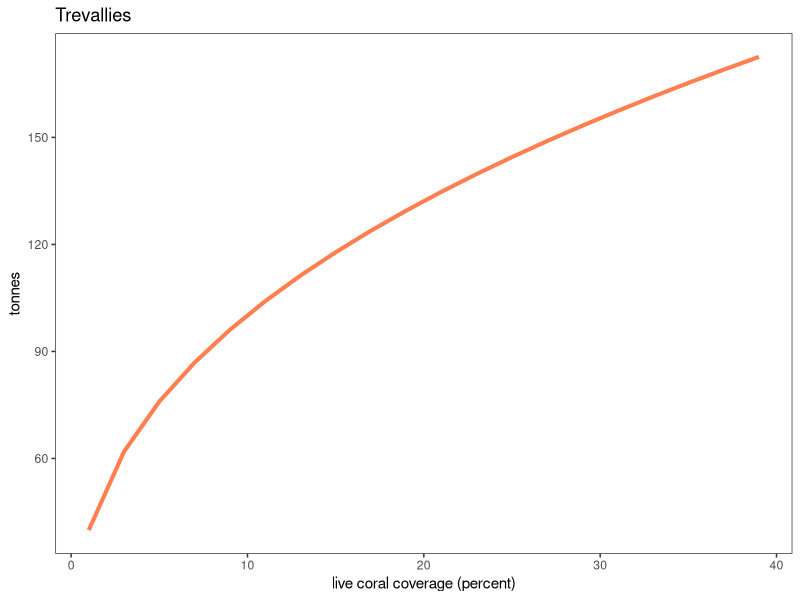
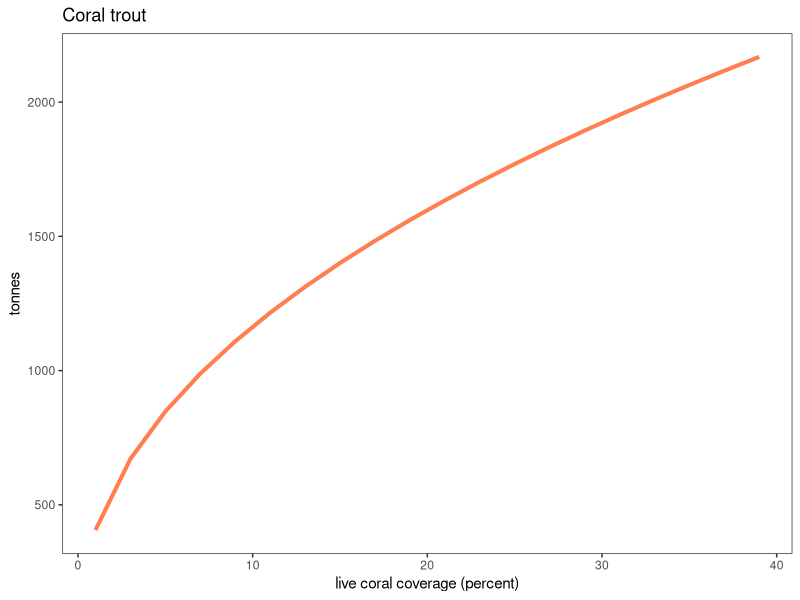
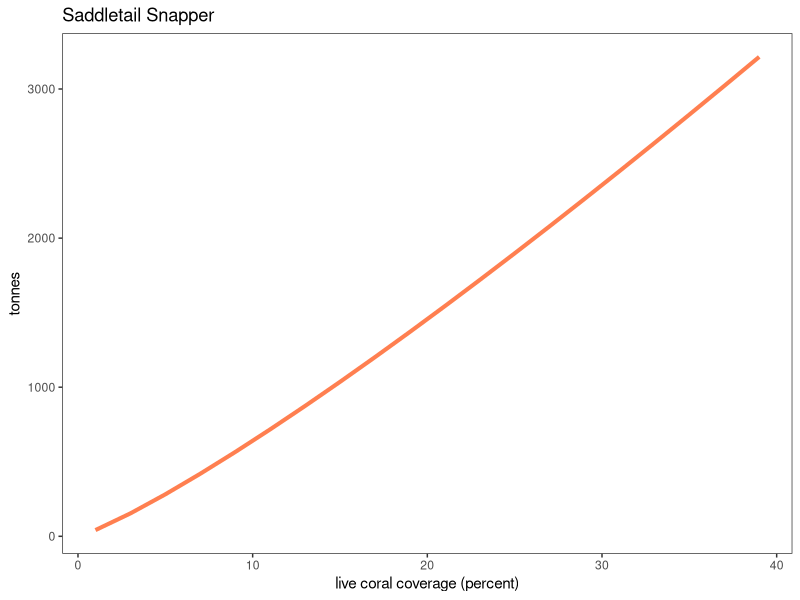

Write the R code that produced these figures, in order.
# Plot maximum sustainable yield (MSY)
library(tidyverse)
library(data.table)
library(ggplot2)
library(ggpubr)

rm(list=ls())
gc()

# import model estimates  
est = fread("alt_est_10Species.csv")

# compute MSY (Tonnes) associated with coral coverage (percent)
fishname = "Trevallies" 
fish.msy1 = data.table(Species = fishname, a = seq(1,40, 2))
fish.msy1$r = est$r[which(est$Name == fishname)]
fish.msy1$beta = est$beta[which(est$Name == fishname)]
fish.msy1$gamma = est$gamma[which(est$Name == fishname)]
fish.msy1 = fish.msy1 %>% mutate(MSY = 10000*r*beta/exp(1)*(a^gamma))

fishname = "Coral trout" 
fish.msy2 = data.table(Species = fishname, a = seq(1,40, 2))
fish.msy2$r = est$r[which(est$Name == fishname)]
fish.msy2$beta = est$beta[which(est$Name == fishname)]
fish.msy2$gamma = est$gamma[which(est$Name == fishname)]
fish.msy2 = fish.msy2 %>% mutate(MSY = 10000*r*beta/exp(1)*(a^gamma))

fishname = "Saddletail Snapper" 
fish.msy3 = data.table(Species = fishname, a = seq(1,40, 2))
fish.msy3$r = est$r[which(est$Name == fishname)]
fish.msy3$beta = est$beta[which(est$Name == fishname)]
fish.msy3$gamma = est$gamma[which(est$Name == fishname)]
fish.msy3 = fish.msy3 %>% mutate(MSY = 10000*r*beta/exp(1)*(a^gamma))

p1 <- ggplot(fish.msy1, aes(x=a,y=MSY)) + 
  geom_line(linewidth = 1.4, color = "coral") +
  labs(x = "live coral coverage (percent)", 
       y = "tonnes", title = fish.msy1$Species[1]) +
  theme_bw() +
  theme(panel.grid = element_blank())
p1
  
p2 <- ggplot(fish.msy2, aes(x=a,y=MSY)) + 
  geom_line(linewidth = 1.4, color = "coral") +
  labs(x = "live coral coverage (percent)", 
       y = "tonnes", title = fish.msy2$Species[1]) +
  theme_bw() +
  theme(panel.grid = element_blank())
p2

p3 <- ggplot(fish.msy3, aes(x=a,y=MSY)) + 
  geom_line(linewidth = 1.4, color = "coral") +
  labs(x = "live coral coverage (percent)", 
       y = "tonnes", title = fish.msy3$Species[1]) +
  theme_bw() +
  theme(panel.grid = element_blank())
p3


tiff("Fig3_MSY.tiff", res = 400, width = 8, height = 4, units = "in")
ggarrange(p1, p2, p3, nrow =1, labels = c("a.", "b.", "c."))
dev.off()